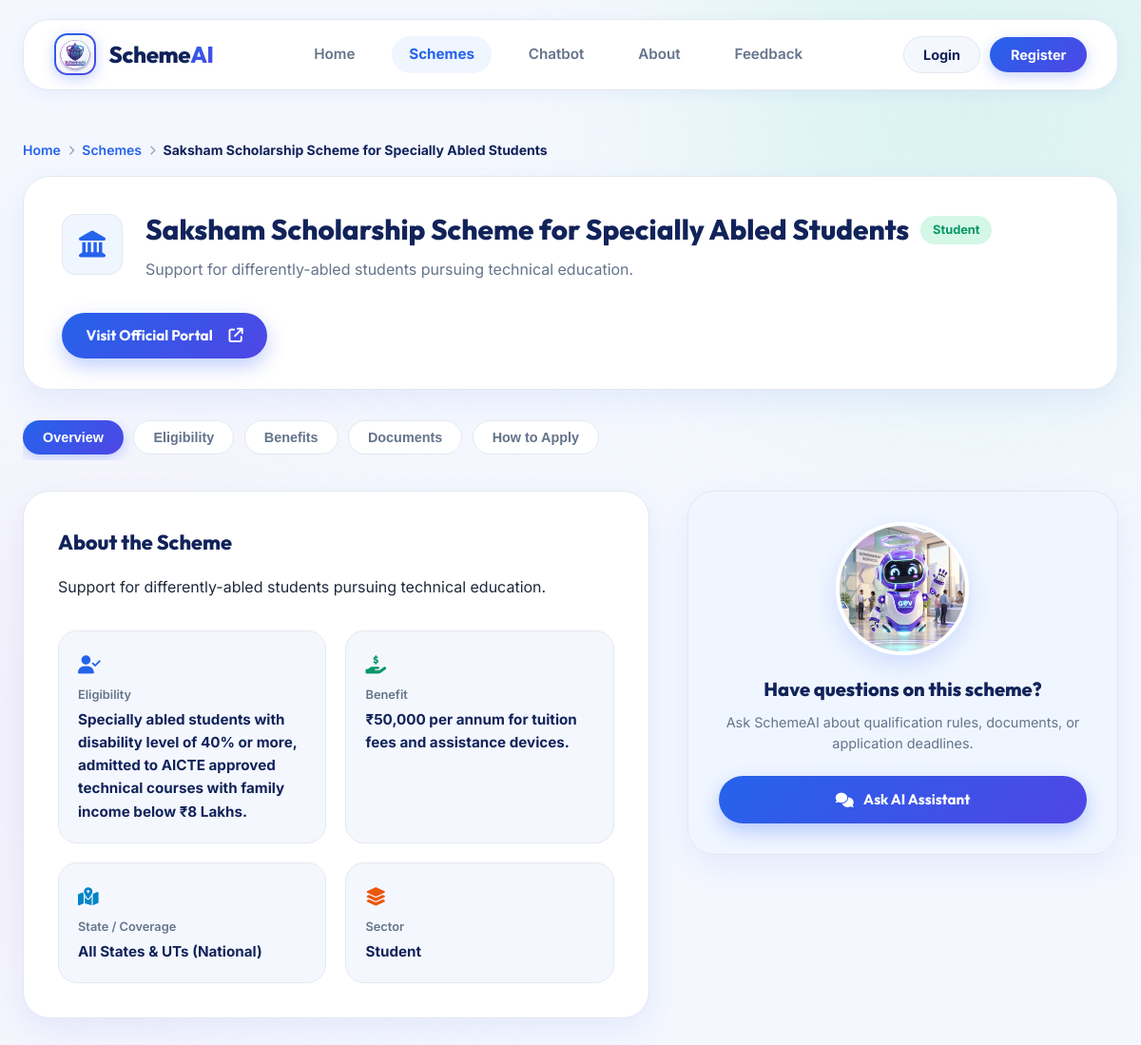
The app's page /schemes/5, older data.
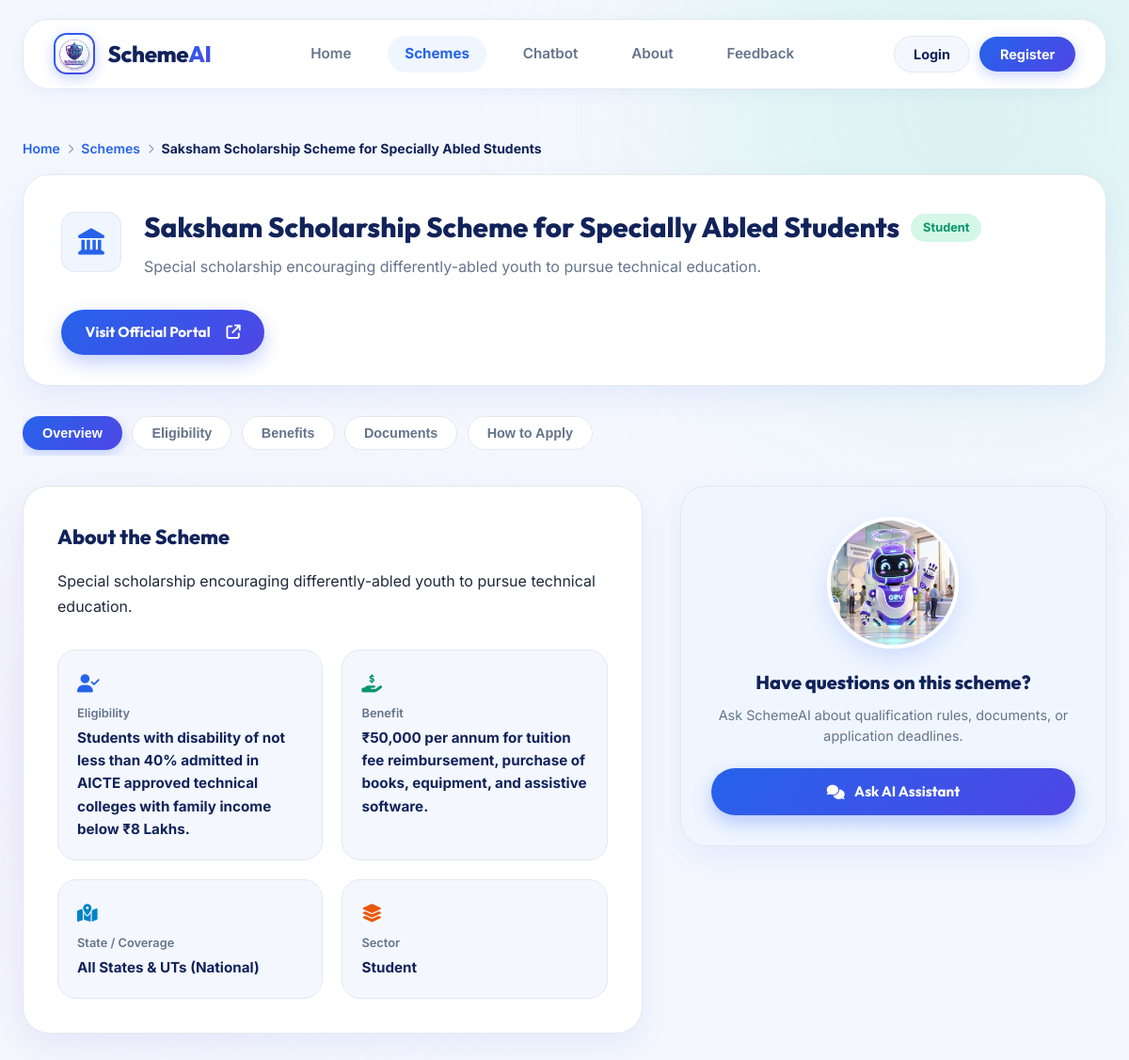
The same page, newer data.
### tables this page shows
CREATE TABLE schemes (
            id INTEGER PRIMARY KEY AUTOINCREMENT,
            name TEXT UNIQUE NOT NULL,
            category TEXT NOT NULL,
            description TEXT NOT NULL,
            eligibility TEXT NOT NULL,
            benefits TEXT NOT NULL,
            required_documents TEXT NOT NULL,
            portal_link TEXT NOT NULL
        );

### app.py (the view)
@app.route('/schemes/<int:scheme_id>')
def scheme_details(scheme_id):
    logged_in = 'user_id' in session
    username = session.get('username')
    scheme = get_scheme_by_id(scheme_id)
    if not scheme:
        return redirect(url_for('schemes_catalog'))
    return render_template(
        'scheme_details.html',
        scheme=scheme,
        logged_in=logged_in,
        username=username
    )

### utils/db.py (called while the page is built)
def get_db_connection():
    conn = sqlite3.connect(DATABASE_PATH)
    conn.row_factory = sqlite3.Row  # Returns rows as dictionary-like objects
    return conn

def get_scheme_by_id(scheme_id):
    conn = get_db_connection()
    cursor = conn.cursor()
    cursor.execute("SELECT * FROM schemes WHERE id = ?", (scheme_id,))
    row = cursor.fetchone()
    conn.close()
    return dict(row) if row else None

### templates/scheme_details.html (shortened to what this page needs)
<!DOCTYPE html>
<html lang="en">
<head>
    <link rel="stylesheet" href="https://cdnjs.cloudflare.com/ajax/libs/font-awesome/6.4.0/css/all.min.css">
    <link rel="stylesheet" href="{{ url_for('static', filename='css/style.css') }}?v=16">
</head>
<body class="public-page">
    <div class="page-container" style="max-width: 1280px;">
        <header class="navbar" style="margin-top: 1.25rem;">
            <a href="/" class="brand">
                <div class="brand-logo">
                    <img src="{{ url_for('static', filename='images/logo.jpg') }}" alt="SchemeAI Logo" class="brand-logo-img">
                </div>
                <span class="brand-name">Scheme<span>AI</span></span>
            </a>
            <nav class="nav-links">
                <a href="/" class="nav-item">Home</a>
                <a href="{{ url_for('schemes_catalog') }}" class="nav-item active">Schemes</a>
                <a href="{{ url_for('chat_workspace') }}" class="nav-item">Chatbot</a>
                <a href="/about" class="nav-item">About</a>
                <a href="/feedback" class="nav-item">Feedback</a>
            </nav>
            <div class="nav-actions">
                {% if logged_in %}
                    <a href="{{ url_for('user_profile') }}" class="user-pill-btn">
                        <i class="fa-solid fa-circle-user"></i>
                        <span>{{ username }}</span>
                    </a>
                    <a href="{{ url_for('logout') }}" class="btn-nav-logout" title="Logout">
                        <i class="fa-solid fa-arrow-right-from-bracket"></i>
                    </a>
                {% else %}
                    <a href="{{ url_for('login') }}" class="btn-nav-login-light">Login</a>
                    <a href="{{ url_for('register') }}" class="btn-nav-register-light">Register</a>
                {% endif %}
            </div>
        </header>
        <div style="display: flex; align-items: center; gap: 0.5rem; font-size: 0.875rem; color: var(--text-secondary); margin: 1.5rem 0 1rem 0;">
            <a href="/" style="color: var(--primary-purple); text-decoration: none; font-weight: 600;">Home</a>
            <i class="fa-solid fa-chevron-right" style="font-size: 0.65rem; color: #94A3B8;"></i>
            <a href="{{ url_for('schemes_catalog') }}" style="color: var(--primary-purple); text-decoration: none; font-weight: 600;">Schemes</a>
            <i class="fa-solid fa-chevron-right" style="font-size: 0.65rem; color: #94A3B8;"></i>
            <span style="color: var(--deep-purple); font-weight: 700;">{{ scheme.name }}</span>
        </div>
        <div style="background: var(--white); border: 1.5px solid var(--border-color); border-radius: var(--radius-xl); padding: 2rem 2.5rem; box-shadow: var(--shadow-card); display: flex; justify-content: space-between; align-items: center; gap: 2rem; margin-bottom: 2rem; flex-wrap: wrap;">
            <div style="display: flex; align-items: center; gap: 1.5rem;">
                <div style="width: 64px; height: 64px; border-radius: var(--radius-md); background: #F0F6FF; border: 1.5px solid var(--border-color); display: flex; align-items: center; justify-content: center; font-size: 1.75rem; color: var(--primary-purple); flex-shrink: 0;">
                    <i class="fa-solid fa-landmark"></i>
                </div>
                <div>
                    <div style="display: flex; align-items: center; gap: 0.75rem; margin-bottom: 0.35rem; flex-wrap: wrap;">
                        <h1 style="font-family: var(--font-heading); font-size: 1.85rem; font-weight: 800; color: var(--deep-purple);">
                            {{ scheme.name }}
                        </h1>
                        <span style="background: #D4F7E7; color: #059669; font-weight: 700; font-size: 0.8rem; padding: 0.3rem 0.8rem; border-radius: var(--radius-pill);">
                            {{ scheme.category|replace('_', ' ')|title }}
                        </span>
                    </div>
                    <p style="color: var(--text-secondary); font-size: 1rem;">
                        {{ scheme.description }}
                    </p>
                </div>
            </div>
            {% if scheme.portal_link %}
            <a href="{{ scheme.portal_link }}" target="_blank" class="btn btn-primary" style="padding: 0.75rem 1.6rem; border-radius: var(--radius-pill); white-space: nowrap; text-decoration: none;">
                <span>Visit Official Portal</span>
                <i class="fa-solid fa-arrow-up-right-from-square" style="margin-left: 0.4rem;"></i>
            </a>
            {% endif %}
        </div>
        <div style="display: flex; gap: 0.65rem; margin-bottom: 2rem; overflow-x: auto; padding-bottom: 0.4rem;">
            <button class="filter-pill active" onclick="switchTab('overview')">Overview</button>
            <button class="filter-pill" onclick="switchTab('eligibility')">Eligibility</button>
            <button class="filter-pill" onclick="switchTab('benefits')">Benefits</button>
            <button class="filter-pill" onclick="switchTab('documents')">Documents</button>
            <button class="filter-pill" onclick="switchTab('apply')">How to Apply</button>
        </div>
        <div class="scheme-details-split-grid">
            <div>
                <div id="tab-overview" class="tab-pane" style="background: var(--white); border: 1.5px solid var(--border-color); border-radius: var(--radius-xl); padding: 2.25rem; box-shadow: var(--shadow-card); margin-bottom: 2rem;">
                    <h3 style="font-family: var(--font-heading); font-size: 1.35rem; font-weight: 800; color: var(--deep-purple); margin-bottom: 1rem;">
                        About the Scheme
                    </h3>
                    <p style="color: var(--text-main); font-size: 1rem; line-height: 1.7; margin-bottom: 2rem;">
                        {{ scheme.description }}
                    </p>
                    <div class="scheme-criteria-2x2-grid">
                        <div style="background: #F4F7FE; border: 1.5px solid var(--border-color); border-radius: var(--radius-lg); padding: 1.25rem;">
                            <div style="color: var(--primary-purple); font-size: 1.2rem; margin-bottom: 0.4rem;">
                                <i class="fa-solid fa-user-check"></i>
                            </div>
                            <div style="font-size: 0.8rem; font-weight: 600; color: var(--text-secondary);">Eligibility</div>
                            <div style="font-weight: 700; color: var(--deep-purple); font-size: 0.95rem; margin-top: 0.2rem;">
                                {{ scheme.eligibility or 'Eligible Indian citizens' }}
                            </div>
                        </div>
                        <div style="background: #F4F7FE; border: 1.5px solid var(--border-color); border-radius: var(--radius-lg); padding: 1.25rem;">
                            <div style="color: #059669; font-size: 1.2rem; margin-bottom: 0.4rem;">
                                <i class="fa-solid fa-hand-holding-dollar"></i>
                            </div>
                            <div style="font-size: 0.8rem; font-weight: 600; color: var(--text-secondary);">Benefit</div>
                            <div style="font-weight: 700; color: var(--deep-purple); font-size: 0.95rem; margin-top: 0.2rem;">
                                {{ scheme.benefits or 'Direct government welfare grant' }}
                            </div>
                        </div>
                        <div style="background: #F4F7FE; border: 1.5px solid var(--border-color); border-radius: var(--radius-lg); padding: 1.25rem;">
                            <div style="color: #0284C7; font-size: 1.2rem; margin-bottom: 0.4rem;">
                                <i class="fa-solid fa-map-location-dot"></i>
                            </div>
                            <div style="font-size: 0.8rem; font-weight: 600; color: var(--text-secondary);">State / Coverage</div>
                            <div style="font-weight: 700; color: var(--deep-purple); font-size: 0.95rem; margin-top: 0.2rem;">
                                All States &amp; UTs (National)
                            </div>
                        </div>
                        <div style="background: #F4F7FE; border: 1.5px solid var(--border-color); border-radius: var(--radius-lg); padding: 1.25rem;">
                            <div style="color: #EA580C; font-size: 1.2rem; margin-bottom: 0.4rem;">
                                <i class="fa-solid fa-layer-group"></i>
                            </div>
                            <div style="font-size: 0.8rem; font-weight: 600; color: var(--text-secondary);">Sector</div>
                            <div style="font-weight: 700; color: var(--deep-purple); font-size: 0.95rem; margin-top: 0.2rem;">
                                {{ scheme.category|replace('_', ' ')|title }}
                            </div>
                        </div>
                    </div>
                </div>
            </div>
            <div>
                <div style="background: linear-gradient(145deg, #F0F6FF 0%, #EFF6FF 100%); border: 1.5px solid var(--border-color); border-radius: var(--radius-xl); padding: 2rem; box-shadow: var(--shadow-card); text-align: center; margin-bottom: 2rem;">
                    <div style="width: 140px; height: 140px; border-radius: 50%; overflow: hidden; margin: 0 auto 1.25rem auto; border: 4px solid var(--white); box-shadow: 0 10px 24px rgba(32, 84, 246, 0.15);">
                        <img src="{{ url_for('static', filename='images/robot_mascot.jpg') }}?v=16" alt="SchemeAI Bot" style="width: 100%; height: 100%; object-fit: cover;">
                    </div>
                    <h4 style="font-family: var(--font-heading); font-size: 1.25rem; font-weight: 800; color: var(--deep-purple); margin-bottom: 0.5rem;">
                        Have questions on this scheme?
                    </h4>
                    <p style="color: var(--text-secondary); font-size: 0.9rem; line-height: 1.5; margin-bottom: 1.5rem;">
                        Ask SchemeAI about qualification rules, documents, or application deadlines.
                    </p>
                    <a href="/chat" class="btn btn-primary" style="width: 100%; border-radius: var(--radius-pill); text-decoration: none;">
                        <i class="fa-solid fa-comments"></i> Ask AI Assistant
                    </a>
                </div>
            </div>
        </div>
    </div>
</body>
</html>

Row changes from the older to the newer data that the page shows:
changed schemes "Saksham Scholarship Scheme for Specially Abled Students": description "Support for differently-abled students pursuing technical education." → "Special scholarship encouraging differently-abled youth to pursue technical education."; eligibility "Specially abled students with disability level of 40% or more, admitted to AICTE approved technical courses with family income below ₹8 Lakhs." → "Students with disability of not less than 40% admitted in AICTE approved technical colleges with family income below ₹8 Lakhs."; benefits "₹50,000 per annum for tuition fees and assistance devices." → "₹50,000 per annum for tuition fee reimbursement, purchase of books, equipment, and assistive software."
